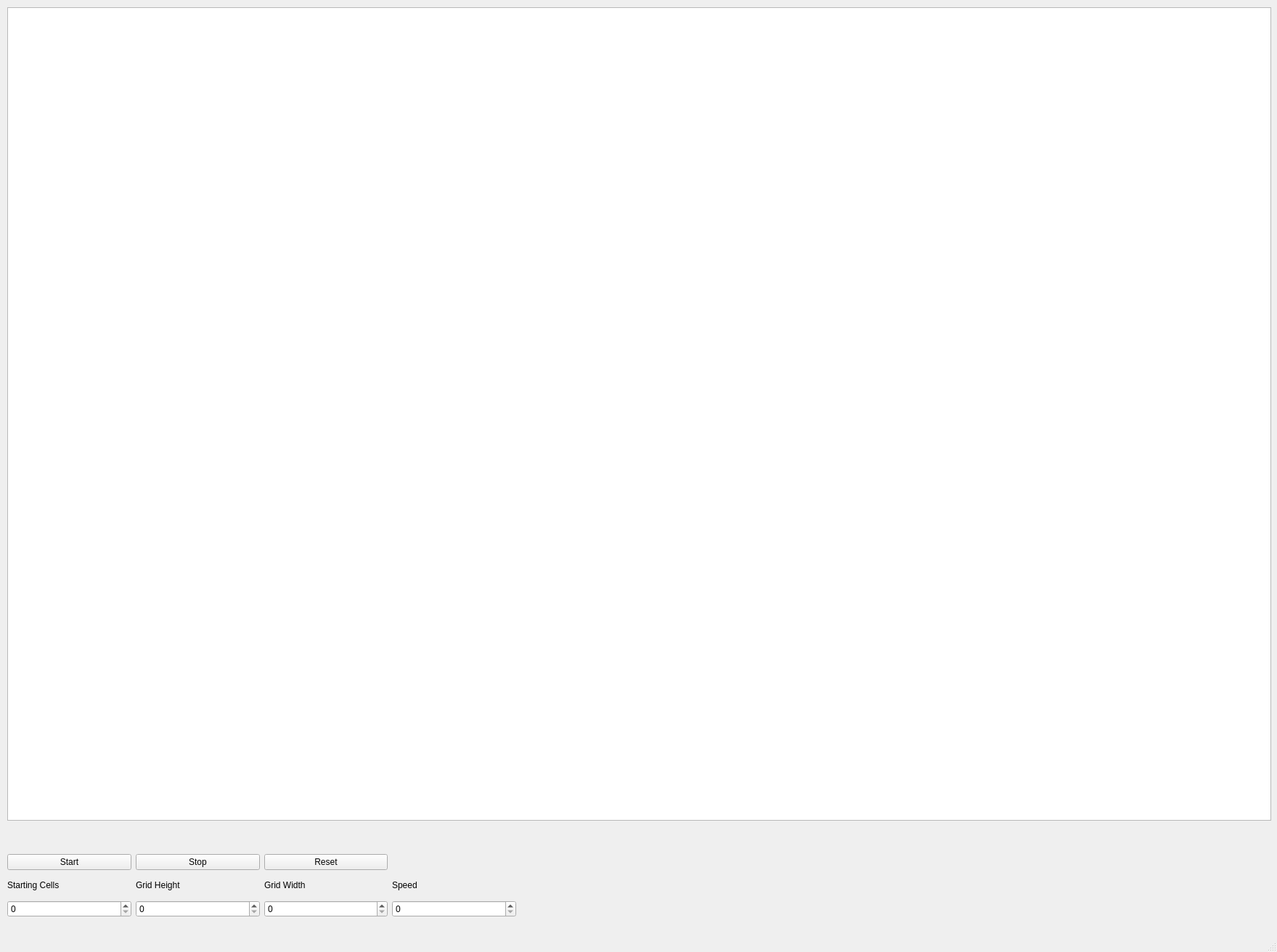
<?xml version="1.0" encoding="UTF-8"?>
<ui version="4.0">
 <class>MainWindow</class>
 <widget class="QMainWindow" name="MainWindow">
  <property name="geometry">
   <rect>
    <x>0</x>
    <y>0</y>
    <width>1759</width>
    <height>1312</height>
   </rect>
  </property>
  <property name="windowTitle">
   <string>MainWindow</string>
  </property>
  <widget class="QWidget" name="centralwidget">
   <widget class="QGraphicsView" name="graphicsView">
    <property name="geometry">
     <rect>
      <x>10</x>
      <y>10</y>
      <width>1741</width>
      <height>1121</height>
     </rect>
    </property>
   </widget>
   <widget class="QWidget" name="">
    <property name="geometry">
     <rect>
      <x>10</x>
      <y>1140</y>
      <width>701</width>
      <height>124</height>
     </rect>
    </property>
    <layout class="QGridLayout" name="gridLayout_2">
     <item row="0" column="0">
      <spacer name="horizontalSpacer">
       <property name="orientation">
        <enum>Qt::Horizontal</enum>
       </property>
       <property name="sizeHint" stdset="0">
        <size>
         <width>1057</width>
         <height>37</height>
        </size>
       </property>
      </spacer>
     </item>
     <item row="1" column="0">
      <layout class="QGridLayout" name="gridLayout">
       <item row="0" column="0">
        <widget class="QPushButton" name="StartButton">
         <property name="text">
          <string>Start</string>
         </property>
        </widget>
       </item>
       <item row="0" column="1">
        <widget class="QPushButton" name="StopButton">
         <property name="text">
          <string>Stop</string>
         </property>
        </widget>
       </item>
       <item row="0" column="2">
        <widget class="QPushButton" name="ResetButton">
         <property name="text">
          <string>Reset</string>
         </property>
        </widget>
       </item>
       <item row="1" column="0">
        <widget class="QLabel" name="label_3">
         <property name="text">
          <string>Starting Cells</string>
         </property>
        </widget>
       </item>
       <item row="1" column="1">
        <widget class="QLabel" name="label">
         <property name="text">
          <string>Grid Height</string>
         </property>
        </widget>
       </item>
       <item row="1" column="2">
        <widget class="QLabel" name="label_2">
         <property name="text">
          <string>Grid Width</string>
         </property>
        </widget>
       </item>
       <item row="1" column="3">
        <widget class="QLabel" name="label_4">
         <property name="text">
          <string>Speed</string>
         </property>
        </widget>
       </item>
       <item row="2" column="0">
        <widget class="QSpinBox" name="setStartingCells">
         <property name="maximum">
          <number>2000</number>
         </property>
        </widget>
       </item>
       <item row="2" column="1">
        <widget class="QSpinBox" name="setGridHeight">
         <property name="maximum">
          <number>250</number>
         </property>
        </widget>
       </item>
       <item row="2" column="2">
        <widget class="QSpinBox" name="setGridWidth">
         <property name="maximum">
          <number>250</number>
         </property>
        </widget>
       </item>
       <item row="2" column="3">
        <widget class="QSpinBox" name="setUpdateSpeed">
         <property name="maximum">
          <number>999</number>
         </property>
        </widget>
       </item>
      </layout>
     </item>
    </layout>
   </widget>
  </widget>
  <widget class="QMenuBar" name="menubar">
   <property name="geometry">
    <rect>
     <x>0</x>
     <y>0</y>
     <width>1759</width>
     <height>21</height>
    </rect>
   </property>
  </widget>
  <widget class="QStatusBar" name="statusbar"/>
 </widget>
 <resources/>
 <connections/>
</ui>
